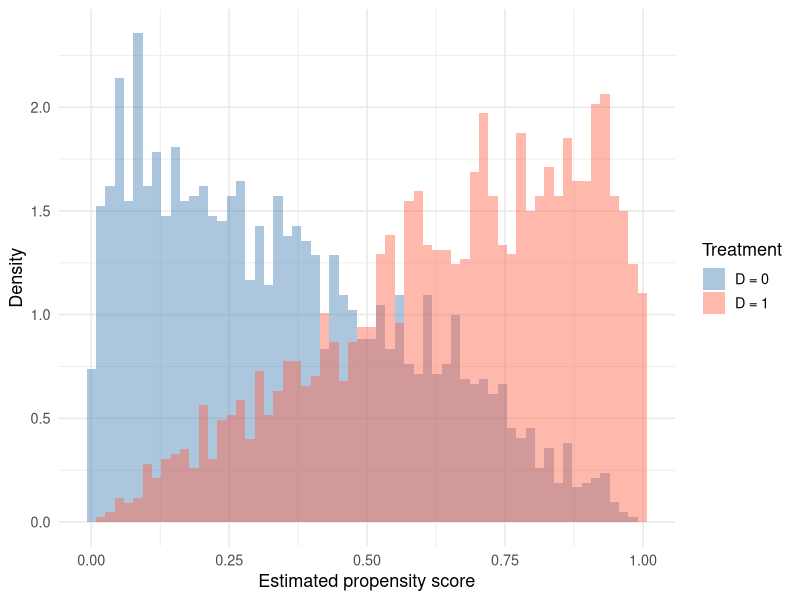
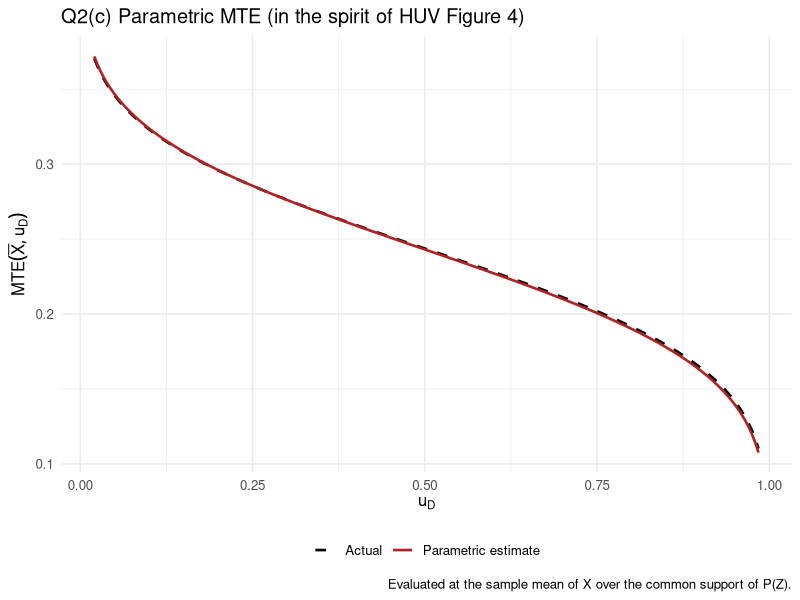

The R source for these figures, in order:
## ---- chunk 1
library(tidyverse)
library(ggplot2)
library(knitr)
## ---- chunk 2
# Seed and sample size

    set.seed(34837)
    N <- 5000

# Parameters

    alpha_0 <- 0.02
    alpha_1 <- 0.04
    phi     <- 0.2

    beta_0 <- c(0.5, 0.1)
    beta_1 <- c(0.8, 0.4)

    gamma_0 <- 0.2
    gamma_1 <- 0.3
    gamma_2 <- 0.1

    sigma_1  <- 0.012
    sigma_0  <- -0.05
    sigma_V  <- -1

# Draw covariates and instruments (all mutually independent)
# Variance 4 and 9: sd = √4=2; sd =√9=3

    X1 <- rnorm(N, mean = -2, sd = 2)
    X2 <- rnorm(N, mean =  2, sd = 2)
    Z1 <- rnorm(N, mean = -1, sd = 3)
    Z2 <- rnorm(N, mean =  1, sd = 3)

# Common factor and unobservables

    epsilon <- rnorm(N)
    U1 <- sigma_1 * epsilon
    U0 <- sigma_0 * epsilon
    V  <- sigma_V * epsilon

# Potential outcomes

    Y1 <- alpha_1 + phi + beta_1[1] * X1 + beta_1[2] * X2 + U1
    Y0 <- alpha_0 + beta_0[1] * X1 + beta_0[2] * X2 + U0

# Selection and observed outcome

    latent_index <- gamma_0 + gamma_1 * Z1 + gamma_2 * Z2 - V
    D <- as.integer(latent_index > 0)
    Y <- D * Y1 + (1 - D) * Y0

# Collect into data frame

    data <- tibble(Y, D, Y1, Y0, X1, X2, Z1, Z2, epsilon, U1, U0, V)

    cat("Treatment share:", round(mean(D), 3), "\n")
    cat("Sample size:", N, "\n")
## ---- chunk 3
# Estimate propensity score via probit
ps_model <- glm(D ~ Z1 + Z2, family = binomial(link = "probit"), data = data)

# Store fitted propensity scores
data <- data |> mutate(ps = predict(ps_model, type = "response"))

# Summary of propensity score distribution
summary(data$ps)
## ---- chunk 4
# Visual check: overlaid densities by treatment status
ggplot(data, aes(x = ps, fill = factor(D))) +
  geom_histogram(aes(y = after_stat(density)),
                 bins = 60, alpha = 0.45, position = "identity") +
  labs(x = "Estimated propensity score",
       y = "Density",
       fill = "Treatment") +
  scale_fill_manual(values = c("0" = "steelblue", "1" = "tomato"),
                    labels = c("D = 0", "D = 1")) +
  theme_minimal(base_size = 13)
## ---- chunk 5
# Binned overlap check at 1-percentile resolution
breaks <- seq(0, 1, by = 0.01)

bin_overlap <- data |>
  mutate(bin = cut(ps, breaks = breaks, include.lowest = TRUE)) |>
  count(bin, D) |>
  pivot_wider(names_from = D, values_from = n, values_fill = 0) |>
  rename(untreated = `0`, treated = `1`) |>
  mutate(has_overlap = untreated > 0 & treated > 0)

# Show bins WITHOUT overlap
no_overlap <- bin_overlap |> filter(!has_overlap)

kable(no_overlap,
      caption = "Propensity score bins lacking common support",
      col.names = c("Bin", "Untreated", "Treated", "Overlap"))
## ---- chunk 6
# Continuous support range
support_bins <- bin_overlap |> filter(has_overlap)
cat("Common support region: [",
    min(breaks[breaks >= 0][which(bin_overlap$has_overlap)[1]]),
    ",",
    max(breaks[breaks <= 1][tail(which(bin_overlap$has_overlap), 1) + 1]),
    "]\n")

cat("Number of bins with overlap:",
    sum(bin_overlap$has_overlap), "out of", nrow(bin_overlap), "\n")
## ---- chunk 7
# Build the two inverse-Mills control functions from the estimated
# propensity score

    data <- data |> mutate(
        kappa  = -dnorm(qnorm(ps)) / ps,           # for the D = 1 regression
        lambda =  dnorm(qnorm(ps)) / (1 - ps)      # for the D = 0 regression
    )

# Heckman-style selection-corrected regressions

    fit_D1 <- lm(Y ~ X1 + X2 + kappa,  data = filter(data, D == 1))
    fit_D0 <- lm(Y ~ X1 + X2 + lambda, data = filter(data, D == 0))

# Extract coefficients

    a1phi_hat  <- unname(coef(fit_D1)["(Intercept)"])
    beta_1_hat <- unname(coef(fit_D1)[c("X1", "X2")])
    rho_1_hat  <- unname(coef(fit_D1)["kappa"])

    a0_hat     <- unname(coef(fit_D0)["(Intercept)"])
    beta_0_hat <- unname(coef(fit_D0)[c("X1", "X2")])
    rho_0_hat  <- unname(coef(fit_D0)["lambda"])
## ---- chunk 8
rho_1_true <- sigma_1 * sigma_V / abs(sigma_V)      # -0.012
rho_0_true <- sigma_0 * sigma_V / abs(sigma_V)      #  0.050

q2_tab <- tibble(
  Parameter = c("alpha_1 + phi", "alpha_0",
                "beta_{11}", "beta_{21}",
                "beta_{10}", "beta_{20}",
                "rho_1", "rho_0", "rho_1 - rho_0"),
  True      = c(alpha_1 + phi, alpha_0,
                beta_1[1], beta_1[2],
                beta_0[1], beta_0[2],
                rho_1_true, rho_0_true,
                rho_1_true - rho_0_true),
  Estimate  = c(a1phi_hat, a0_hat,
                beta_1_hat[1], beta_1_hat[2],
                beta_0_hat[1], beta_0_hat[2],
                rho_1_hat, rho_0_hat,
                rho_1_hat - rho_0_hat)
)

kable(q2_tab, digits = 4,
      caption = "Q2(b) parametric estimates versus true values")
## ---- chunk 9
# Common support of the propensity score (matches the overlap region
# identified in Q1's binned check)

    p_lo <- max(min(data$ps[data$D == 1]), min(data$ps[data$D == 0]))
    p_hi <- min(max(data$ps[data$D == 1]), max(data$ps[data$D == 0]))
    u_grid <- seq(p_lo, p_hi, length.out = 200)

# Sample mean of X

    xbar <- c(mean(data$X1), mean(data$X2))

# Estimated and actual MTE

    mte_hat <- (a1phi_hat - a0_hat) +
               sum(xbar * (beta_1_hat - beta_0_hat)) +
               (rho_1_hat - rho_0_hat) * qnorm(u_grid)

    mte_true <- (alpha_1 + phi - alpha_0) +
                sum(xbar * (beta_1 - beta_0)) +
                (rho_1_true - rho_0_true) * qnorm(u_grid)

# Plot

    mte_df <- bind_rows(
        tibble(u = u_grid, MTE = mte_hat,  Curve = "Parametric estimate"),
        tibble(u = u_grid, MTE = mte_true, Curve = "Actual")
    )

    ggplot(mte_df, aes(x = u, y = MTE, colour = Curve, linetype = Curve)) +
        geom_line(linewidth = 0.9) +
        scale_colour_manual(values = c("Parametric estimate" = "firebrick",
                                       "Actual"              = "black")) +
        scale_linetype_manual(values = c("Parametric estimate" = "solid",
                                         "Actual"              = "dashed")) +
        labs(x = expression(u[D]),
             y = expression(MTE(bar(X), u[D])),
             title = "Q2(c) Parametric MTE (in the spirit of HUV Figure 4)",
             caption = "Evaluated at the sample mean of X over the common support of P(Z).") +
        theme_minimal(base_size = 12) +
        theme(legend.position = "bottom", legend.title = element_blank())
